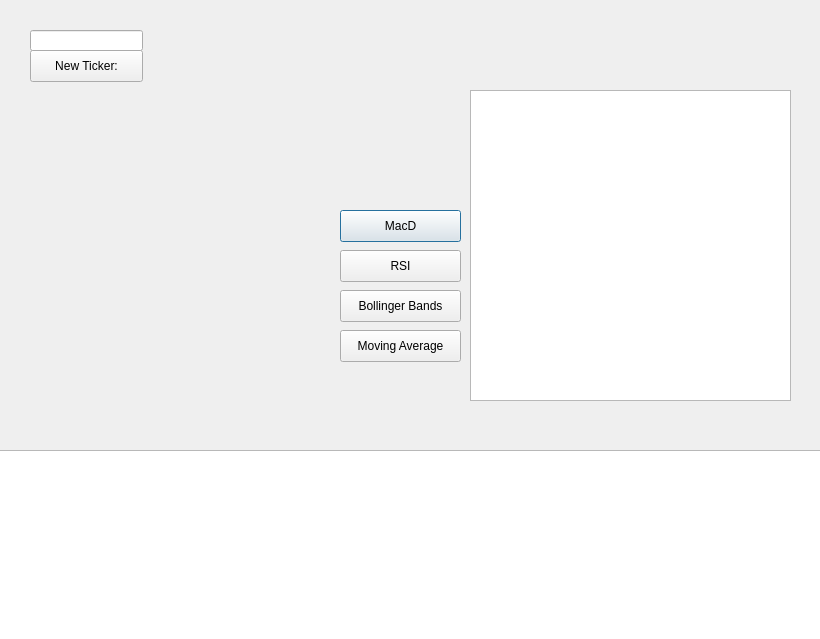
<?xml version="1.0" encoding="UTF-8"?>
<ui version="4.0">
 <class>Dialog</class>
 <widget class="QDialog" name="Dialog">
  <property name="geometry">
   <rect>
    <x>0</x>
    <y>0</y>
    <width>820</width>
    <height>639</height>
   </rect>
  </property>
  <property name="windowTitle">
   <string>Dialog</string>
  </property>
  <widget class="QGraphicsView" name="Graphic">
   <property name="geometry">
    <rect>
     <x>470</x>
     <y>90</y>
     <width>321</width>
     <height>311</height>
    </rect>
   </property>
  </widget>
  <widget class="QLabel" name="GraphicLabel">
   <property name="geometry">
    <rect>
     <x>509</x>
     <y>56</y>
     <width>161</width>
     <height>21</height>
    </rect>
   </property>
   <property name="text">
    <string/>
   </property>
  </widget>
  <widget class="QLineEdit" name="TickerSearch">
   <property name="geometry">
    <rect>
     <x>30</x>
     <y>30</y>
     <width>113</width>
     <height>21</height>
    </rect>
   </property>
  </widget>
  <widget class="QPushButton" name="MacD">
   <property name="geometry">
    <rect>
     <x>340</x>
     <y>210</y>
     <width>121</width>
     <height>32</height>
    </rect>
   </property>
   <property name="text">
    <string>MacD</string>
   </property>
  </widget>
  <widget class="QPushButton" name="RSI">
   <property name="geometry">
    <rect>
     <x>340</x>
     <y>250</y>
     <width>121</width>
     <height>32</height>
    </rect>
   </property>
   <property name="text">
    <string>RSI</string>
   </property>
  </widget>
  <widget class="QPushButton" name="BBands">
   <property name="geometry">
    <rect>
     <x>340</x>
     <y>290</y>
     <width>121</width>
     <height>32</height>
    </rect>
   </property>
   <property name="text">
    <string>Bollinger Bands</string>
   </property>
  </widget>
  <widget class="QPushButton" name="MovAvg">
   <property name="geometry">
    <rect>
     <x>340</x>
     <y>330</y>
     <width>121</width>
     <height>32</height>
    </rect>
   </property>
   <property name="text">
    <string>Moving Average</string>
   </property>
  </widget>
  <widget class="QTableView" name="Table">
   <property name="geometry">
    <rect>
     <x>-5</x>
     <y>450</y>
     <width>831</width>
     <height>192</height>
    </rect>
   </property>
  </widget>
  <widget class="QPushButton" name="NewTicker">
   <property name="geometry">
    <rect>
     <x>30</x>
     <y>50</y>
     <width>113</width>
     <height>32</height>
    </rect>
   </property>
   <property name="text">
    <string>New Ticker:</string>
   </property>
  </widget>
  <widget class="QLabel" name="Stock">
   <property name="geometry">
    <rect>
     <x>50</x>
     <y>200</y>
     <width>191</width>
     <height>61</height>
    </rect>
   </property>
   <property name="text">
    <string/>
   </property>
  </widget>
 </widget>
 <resources/>
 <connections/>
</ui>
